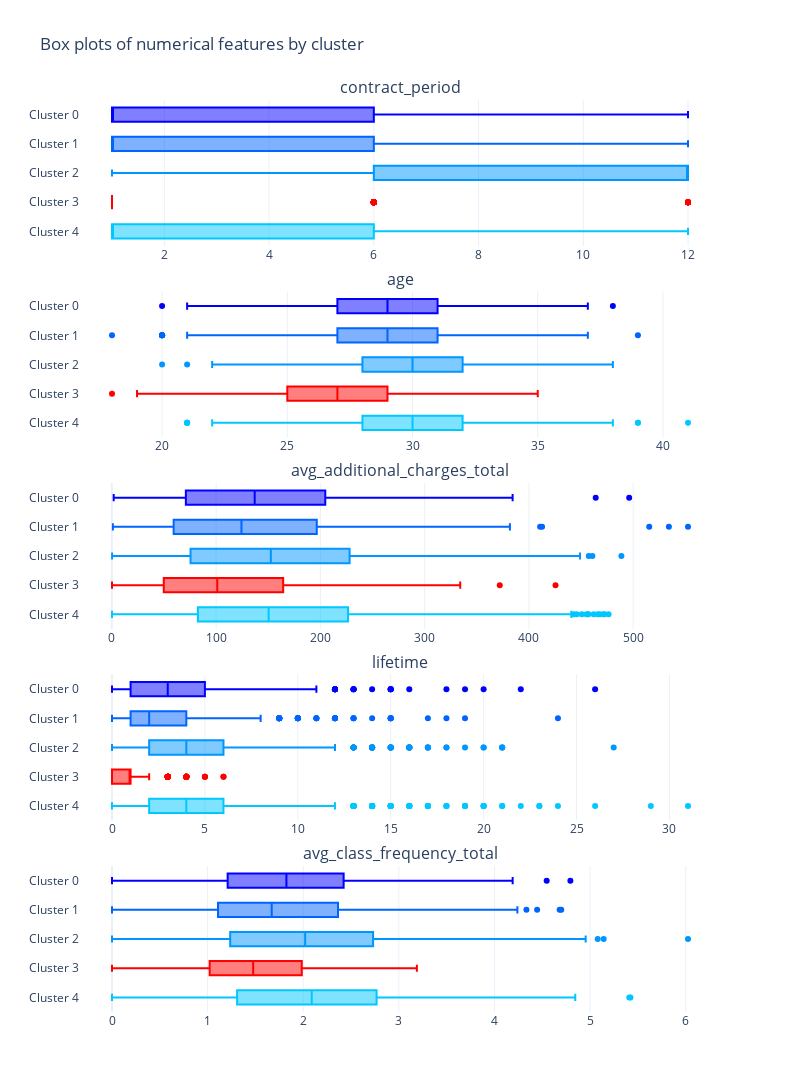

Notebook code cell kept with this figure:
### Markdown cell above
The analysis of the clusters reveals that Clusters 2 and 4 have the most stable memberships, with higher average lifetimes, lower churn rates, and higher participation in gym activities. In contrast, Cluster 3 faces the highest risk of losing members due to high churn rates and lower engagement in gym activities. Cluster 1 is characterized by having members who are not located near the gym and lower participation in group activities.

### Code cell
cluster_colors = {0: 'rgb(0, 0, 255)', 1: 'rgb(0, 100, 255)', 2: 'rgb(0, 150, 255)', 3: 'red', 4: 'rgb(0, 200, 255)'}

fig = sp.make_subplots(
    rows=len(col_numerical), cols=1,
    subplot_titles=col_numerical, vertical_spacing=0.05
)

for counter, feature in enumerate(col_numerical, start=1):
    for cluster in np.sort(df_gym.user_cluster.unique())[::-1]:
        fig.add_trace(
            go.Box(
                x=df_gym[df_gym['user_cluster'] == cluster][feature],
                name=f'Cluster {cluster}',
                legendgroup=f'Cluster {cluster}',
                showlegend=False,
                marker=dict(color=cluster_colors[cluster])
            ),
            row=counter, col=1
        )

fig.update_layout(
    width=FIG_WIDTH * 100,
    height=FIG_HEIGHT * 300,
    title_text="Box plots of numerical features by cluster",
    template='plotly_white'
)
fig.show()

### Figure 1 — Plotly figure (JSON) as saved in the notebook; plotly's stock layout.template omitted (floating-point values rounded to 4 significant figures; data arrays with more than 128 entries replaced by an {"elided": "..."} marker saying what was removed)
{"data": [{"legendgroup": "Cluster 4", "marker": {"color": "rgb(0, 200, 255)"}, "name": "Cluster 4", "showlegend": false, "type": "box", "x": {"elided": "1288 int values"}, "xaxis": "x", "yaxis": "y"}, {"legendgroup": "Cluster 3", "marker": {"color": "red"}, "name": "Cluster 3", "showlegend": false, "type": "box", "x": {"elided": "725 int values"}, "xaxis": "x", "yaxis": "y"}, {"legendgroup": "Cluster 2", "marker": {"color": "rgb(0, 150, 255)"}, "name": "Cluster 2", "showlegend": false, "type": "box", "x": {"elided": "1042 int values"}, "xaxis": "x", "yaxis": "y"}, {"legendgroup": "Cluster 1", "marker": {"color": "rgb(0, 100, 255)"}, "name": "Cluster 1", "showlegend": false, "type": "box", "x": {"elided": "559 int values"}, "xaxis": "x", "yaxis": "y"}, {"legendgroup": "Cluster 0", "marker": {"color": "rgb(0, 0, 255)"}, "name": "Cluster 0", "showlegend": false, "type": "box", "x": {"elided": "386 int values"}, "xaxis": "x", "yaxis": "y"}, {"legendgroup": "Cluster 4", "marker": {"color": "rgb(0, 200, 255)"}, "name": "Cluster 4", "showlegend": false, "type": "box", "x": {"elided": "1288 int values"}, "xaxis": "x2", "yaxis": "y2"}, {"legendgroup": "Cluster 3", "marker": {"color": "red"}, "name": "Cluster 3", "showlegend": false, "type": "box", "x": {"elided": "725 int values"}, "xaxis": "x2", "yaxis": "y2"}, {"legendgroup": "Cluster 2", "marker": {"color": "rgb(0, 150, 255)"}, "name": "Cluster 2", "showlegend": false, "type": "box", "x": {"elided": "1042 int values"}, "xaxis": "x2", "yaxis": "y2"}, {"legendgroup": "Cluster 1", "marker": {"color": "rgb(0, 100, 255)"}, "name": "Cluster 1", "showlegend": false, "type": "box", "x": {"elided": "559 int values"}, "xaxis": "x2", "yaxis": "y2"}, {"legendgroup": "Cluster 0", "marker": {"color": "rgb(0, 0, 255)"}, "name": "Cluster 0", "showlegend": false, "type": "box", "x": {"elided": "386 int values"}, "xaxis": "x2", "yaxis": "y2"}, {"legendgroup": "Cluster 4", "marker": {"color": "rgb(0, 200, 255)"}, "name": "Cluster 4", "showlegend": false, "type": "box", "x": {"elided": "1288 float values"}, "xaxis": "x3", "yaxis": "y3"}, {"legendgroup": "Cluster 3", "marker": {"color": "red"}, "name": "Cluster 3", "showlegend": false, "type": "box", "x": {"elided": "725 float values"}, "xaxis": "x3", "yaxis": "y3"}, {"legendgroup": "Cluster 2", "marker": {"color": "rgb(0, 150, 255)"}, "name": "Cluster 2", "showlegend": false, "type": "box", "x": {"elided": "1042 float values"}, "xaxis": "x3", "yaxis": "y3"}, {"legendgroup": "Cluster 1", "marker": {"color": "rgb(0, 100, 255)"}, "name": "Cluster 1", "showlegend": false, "type": "box", "x": {"elided": "559 float values"}, "xaxis": "x3", "yaxis": "y3"}, {"legendgroup": "Cluster 0", "marker": {"color": "rgb(0, 0, 255)"}, "name": "Cluster 0", "showlegend": false, "type": "box", "x": {"elided": "386 float values"}, "xaxis": "x3", "yaxis": "y3"}, {"legendgroup": "Cluster 4", "marker": {"color": "rgb(0, 200, 255)"}, "name": "Cluster 4", "showlegend": false, "type": "box", "x": {"elided": "1288 int values"}, "xaxis": "x4", "yaxis": "y4"}, {"legendgroup": "Cluster 3", "marker": {"color": "red"}, "name": "Cluster 3", "showlegend": false, "type": "box", "x": {"elided": "725 int values"}, "xaxis": "x4", "yaxis": "y4"}, {"legendgroup": "Cluster 2", "marker": {"color": "rgb(0, 150, 255)"}, "name": "Cluster 2", "showlegend": false, "type": "box", "x": {"elided": "1042 int values"}, "xaxis": "x4", "yaxis": "y4"}, {"legendgroup": "Cluster 1", "marker": {"color": "rgb(0, 100, 255)"}, "name": "Cluster 1", "showlegend": false, "type": "box", "x": {"elided": "559 int values"}, "xaxis": "x4", "yaxis": "y4"}, {"legendgroup": "Cluster 0", "marker": {"color": "rgb(0, 0, 255)"}, "name": "Cluster 0", "showlegend": false, "type": "box", "x": {"elided": "386 int values"}, "xaxis": "x4", "yaxis": "y4"}, {"legendgroup": "Cluster 4", "marker": {"color": "rgb(0, 200, 255)"}, "name": "Cluster 4", "showlegend": false, "type": "box", "x": {"elided": "1288 float values"}, "xaxis": "x5", "yaxis": "y5"}, {"legendgroup": "Cluster 3", "marker": {"color": "red"}, "name": "Cluster 3", "showlegend": false, "type": "box", "x": {"elided": "725 float values"}, "xaxis": "x5", "yaxis": "y5"}, {"legendgroup": "Cluster 2", "marker": {"color": "rgb(0, 150, 255)"}, "name": "Cluster 2", "showlegend": false, "type": "box", "x": {"elided": "1042 float values"}, "xaxis": "x5", "yaxis": "y5"}, {"legendgroup": "Cluster 1", "marker": {"color": "rgb(0, 100, 255)"}, "name": "Cluster 1", "showlegend": false, "type": "box", "x": {"elided": "559 float values"}, "xaxis": "x5", "yaxis": "y5"}, {"legendgroup": "Cluster 0", "marker": {"color": "rgb(0, 0, 255)"}, "name": "Cluster 0", "showlegend": false, "type": "box", "x": {"elided": "386 float values"}, "xaxis": "x5", "yaxis": "y5"}], "layout": {"annotations": [{"font": {"size": 16}, "showarrow": false, "text": "contract_period", "x": 0.5, "xanchor": "center", "xref": "paper", "y": 1, "yanchor": "bottom", "yref": "paper"}, {"font": {"size": 16}, "showarrow": false, "text": "age", "x": 0.5, "xanchor": "center", "xref": "paper", "y": 0.79, "yanchor": "bottom", "yref": "paper"}, {"font": {"size": 16}, "showarrow": false, "text": "avg_additional_charges_total", "x": 0.5, "xanchor": "center", "xref": "paper", "y": 0.58, "yanchor": "bottom", "yref": "paper"}, {"font": {"size": 16}, "showarrow": false, "text": "lifetime", "x": 0.5, "xanchor": "center", "xref": "paper", "y": 0.37, "yanchor": "bottom", "yref": "paper"}, {"font": {"size": 16}, "showarrow": false, "text": "avg_class_frequency_total", "x": 0.5, "xanchor": "center", "xref": "paper", "y": 0.16, "yanchor": "bottom", "yref": "paper"}], "height": 1500, "title": {"text": "Box plots of numerical features by cluster"}, "width": 800, "xaxis": {"anchor": "y", "domain": [0, 1]}, "xaxis2": {"anchor": "y2", "domain": [0, 1]}, "xaxis3": {"anchor": "y3", "domain": [0, 1]}, "xaxis4": {"anchor": "y4", "domain": [0, 1]}, "xaxis5": {"anchor": "y5", "domain": [0, 1]}, "yaxis": {"anchor": "x", "domain": [0.84, 1]}, "yaxis2": {"anchor": "x2", "domain": [0.63, 0.79]}, "yaxis3": {"anchor": "x3", "domain": [0.42, 0.58]}, "yaxis4": {"anchor": "x4", "domain": [0.21, 0.37]}, "yaxis5": {"anchor": "x5", "domain": [0, 0.16]}}}
